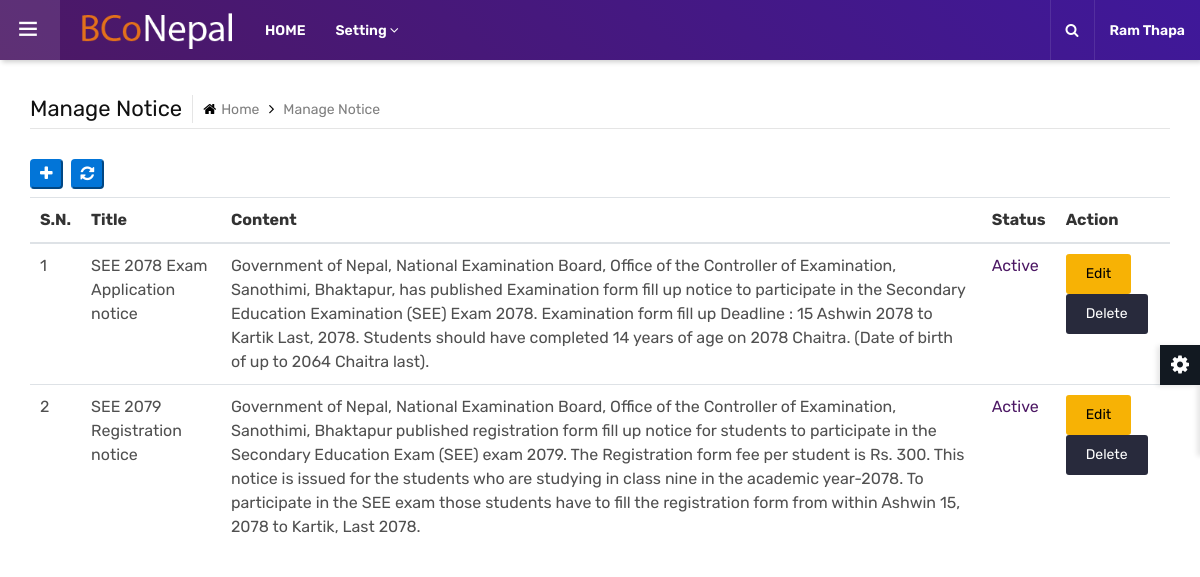
/admin/managenotice.php (signed in), run on the app's committed database.
### tables this page shows
CREATE TABLE IF NOT EXISTS `notice` (
  `id` int(11) NOT NULL AUTO_INCREMENT,
  `title` varchar(255) NOT NULL,
  `content` text NOT NULL,
  `status` int(11) NOT NULL DEFAULT '1',
  `created_at` timestamp NOT NULL DEFAULT CURRENT_TIMESTAMP,
  `updated_at` timestamp NOT NULL DEFAULT CURRENT_TIMESTAMP,
  PRIMARY KEY (`id`)
);

### admin/managenotice.php (the view, shortened to what this page needs)
<?php require('inc/header.php');
?>
<main class="ttr-wrapper">
    <div class="container-fluid">
        <div class="db-breadcrumb">
            <h4 class="breadcrumb-title">Manage Notice</h4>
            <ul class="db-breadcrumb-list">
                <li><a href="#"><i class="fa fa-home"></i>Home</a></li>
                <li>Manage Notice</li>
            </ul>
        </div>
        <button class="btn-primary mb-2 mr-1 px-2 rounded" onClick="window.location.href='addnotice.php';"><i class="fa fa-plus"></i></button>
        <button class="btn-primary mb-2 mr-1 px-2 rounded" onClick="window.location.reload();"><i class="fa fa-refresh"></i></button>
        <section class="content">
            <div class="container-fluid">
                <div class="row">
                    <table class="table">
                        <thead>
                            <tr>
                                <th>S.N.</th>
                                <th>Title</th>
                                <th>Content</th>
                                <th>Status</th>
                                <th>Action</th>
                            </tr>
                        </thead>
                        <tbody>
                            <?php
                            $select_query = "SELECT * FROM notice";
                            $select_result = mysqli_query($conn, $select_query);
                            $sn = 0;
                            while ($data = mysqli_fetch_array($select_result)) {
                                $sn = $sn + 1;
                            ?>
                                <tr>
                                    <td><?php echo $sn; ?></td>
                                    <td><?php echo $data['title']; ?></td>
                                    <td><?php echo $data['content']; ?></td>
                                    <td>
                                        <?php
                                        if ($data['status'] == 1) {
                                            echo "<span class='text-primary'>Active</span>";
                                        } else {
                                            echo "<span class='text-warning'>Inactive</span>";
                                        }
                                        ?>
                                    </td>
                                    <td>
                                        <a name="" id="" class="btn btn-info btn-sm" href="editnotice.php?id=<?php echo $data['id']; ?>" role="button">Edit</a>
                                        <a name="" id=""onclick="return checkDelete()" class="btn-secondry" href="deleteprocess/deletenotice.php?id=<?php echo $data['id']; ?>" role="button">Delete</a>
                                    </td>
                                </tr>
                            <?php
                            }
                            ?>
                        </tbody>
                    </table>
                </div>
            </div>
</main>
</body>
</html>

### admin/assets/css/typography.css (style rules this page uses)
body { background-color: #fff; font-family: Rubik; font-size: 16px; font-weight: 400; color:#505050; padding: 0; margin: 0; overflow-x: hidden; -webkit-font-smoothing: antialiased; font-smoothing: antialiased; -moz-osx-font-smoothing: grayscale; scroll-behavior: smooth; }
section, article, aside, details, figcaption, figure, footer, header, hgroup, main, menu, nav, summary { display: block; }
table { background-color: transparent; width: 100%; }
table thead th { color: #333; }
table td { padding: 15px 10px; }
p, address, pre, hr, ul, ol, dl, dd, table { margin-bottom: 24px; }
h1, h2, h3, h4, h5, h6 { color: #111111; font-family: rubik; margin-top:0; }
h4 { font-size: 22px; line-height: 28px; margin-bottom: 15px; font-weight: 500; }
dl, ul, ol { list-style-position: outside; padding: 0; }
ul, ol { margin-bottom: 24px; }

### admin/assets/css/dashboard.css (style rules this page uses)
.ttr-pinned-sidebar.ttr-opened-sidebar .ttr-wrapper { margin-left: 300px; }
.ttr-pinned-sidebar .ttr-wrapper { margin-left: 0; }
.ttr-wrapper { padding-top: 95px; -webkit-transition: margin 200ms cubic-bezier(0.215, 0.610, 0.355, 1.000); -moz-transition: margin 200ms cubic-bezier(0.215, 0.610, 0.355, 1.000); -o-transition: margin 200ms cubic-bezier(0.215, 0.610, 0.355, 1.000); transition: margin 200ms cubic-bezier(0.215, 0.610, 0.355, 1.000); }
.ttr-wrapper { padding-left:15px; padding-right:15px; }
.db-breadcrumb { display:flex; align-items: center; border-bottom: 1px solid rgba(0,0,0,0.1); padding-bottom: 5px; margin-bottom: 30px; }
.db-breadcrumb-list { list-style:none; margin:0; padding:0; }
.breadcrumb-title { margin-bottom: 0; font-weight: 400; border-right: 1px solid rgba(0,0,0,0.1); padding-right: 10px; margin-right: 10px; line-height: 28px; }
.db-breadcrumb-list li { display: inline-block; color: #7f7f7f; font-size: 14px; padding: 0 20px 0px 0; position:relative; }
.db-breadcrumb-list li i { margin-right:5px; color:#000; }
.db-breadcrumb-list li a { color:#7f7f7f; }
.db-breadcrumb-list li:last-child { padding-right:0; }
.db-breadcrumb-list li:after { font-family: FontAwesome; content: "\f105"; position: absolute; color: #000; right: 5px; font-size: 15px; top: -1px; }
.db-breadcrumb-list li:last-child:after { content:none; }
@media only screen and (max-width: 1200px) { .ttr-pinned-sidebar .ttr-wrapper { margin-left: 310px; } }
@media only screen and (max-width: 1200px) { .ttr-pinned-sidebar.ttr-opened-sidebar .ttr-wrapper { margin-left: 0; } }

### admin/assets/css/color/color-1.css (style rules this page uses)
:root { --primary: #4c1864; --sc-primary: #4d0a91; }
.bg-primary,.btn,.comments-area .comment-form p input[type="submit"],.pagination > .active > a,.pagination > .active > span,.pagination > .active > a:hover,.pagination > .active > span:hover,.pagination > .active > a:focus,.pagination > .active > span:focus,.feature-filters .active > [class*="btn"],.list-num-count > li:before,.pagination-bx.primary .pagination > li > a, .pagination-bx.primary .pagination > li > span,button.back-to-top,.rev-btn { background-color: #4c1864; }
.course-info-list ul li a.active, .course-info-list ul li a:hover,.btn,.profile-tabnav .nav li a.active,button.back-to-top,.upcoming-event-carousel.owl-btn-1 .owl-prev, .upcoming-event-carousel.owl-btn-1 .owl-next,.courses-carousel .owl-nav .owl-next, .courses-carousel .owl-nav .owl-prev, .recent-news-carousel .owl-nav .owl-next, .recent-news-carousel .owl-nav .owl-prev, .testimonial-carousel .owl-nav .owl-next, .testimonial-carousel .owl-nav .owl-prev { background-color:#f7b205; color:#000; }

### admin/assets/css/shortcodes/form.css (style rules this page uses)
.btn, .panel, .form-control, .img-thumbnail, .panel-head ing, .dropdown-menu, .panel-group .panel, .nav-tabs > li > a, .modal-content, .navbar-toggler, .nav-pills > li > a, .pager li > a, .pager li > span, .well, .alert, .list-group-item:first-child, .list-group-item:last-child, .input-group-addon, .btn-group-divides > .btn:not(:first-child):not(:last-child):not(.dropdown-toggle), .btn-group-divides > .btn:last-child:not(:first-child), .btn-group > .dropdown-toggle:not(:first-child), .ttr-booking-form .ttr-extra-services li .feature-box-lg, .ttr-booking-form .ttr-extra-services li.active .feature-box-lg:after, .widget_tag_cloud a, .searchform input[type="text"], .searchform input[type="submit"], ol.comment-list li.comment .comment-body { -webkit-border-radius: 0; -moz-border-radius: 0; border-radius: 0; }
button { outline:none !important; cursor:pointer; }

### admin/assets/css/shortcodes/breadcrumb.css (style rules this page uses)
.table > tbody > tr > td, .table > tbody > tr > th, .table > tfoot > tr > td, .table > tfoot > tr > th, .table > thead > tr > td, .table > thead > tr > th { padding: 10px; }

### data on the page
notice: title "SEE 2078 Exam Application notice", content "Government of Nepal, National Examination Board, Office of the Controller of Examination, Sanothimi, Bhaktapur, has published Examination form fill up notice to participate in the Secondary Education Examination (SEE) Exam 2078. Examination form fill up Deadline : 15 Ashwin 2078 to Kartik Last, 2078. Students should have completed 14 years of age on 2078 Chaitra. (Date of birth of up to 2064 Chaitra last).", status "Active"
notice: title "SEE 2079 Registration notice", content "Government of Nepal, National Examination Board, Office of the Controller of Examination, Sanothimi, Bhaktapur published registration form fill up notice for students to participate in the Secondary Education Exam (SEE) exam 2079. The Registration form fee per student is Rs. 300. This notice is issued for the students who are studying in class nine in the academic year-2078. To participate in the SEE exam those students have to fill the registration form from within Ashwin 15, 2078 to Kartik, Last 2078.", status "Active"

### other printed values
$_SESSION['name'] "Ram Thapa"
